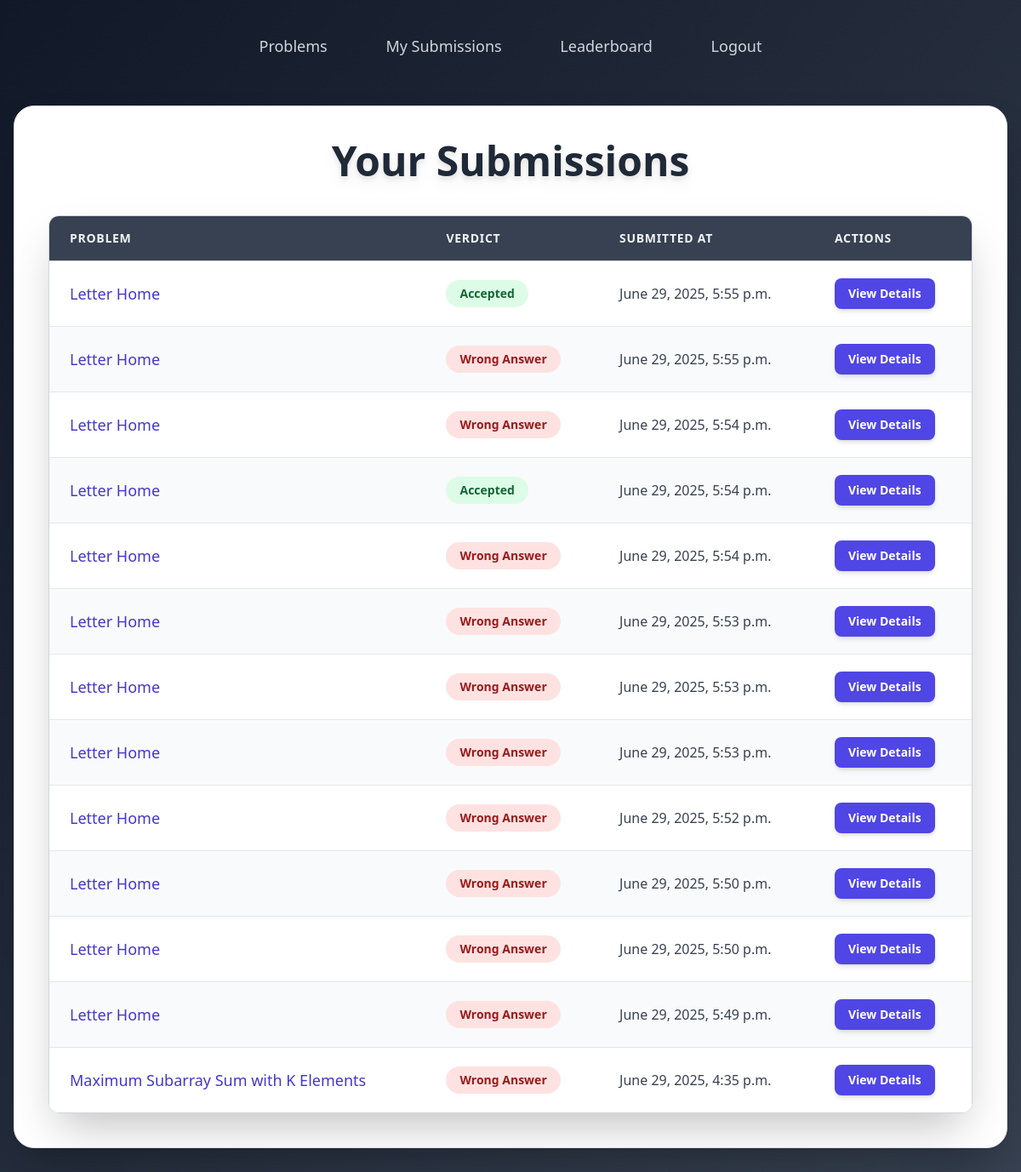
Page /submissions/history/ (signed in) on the earlier database version.
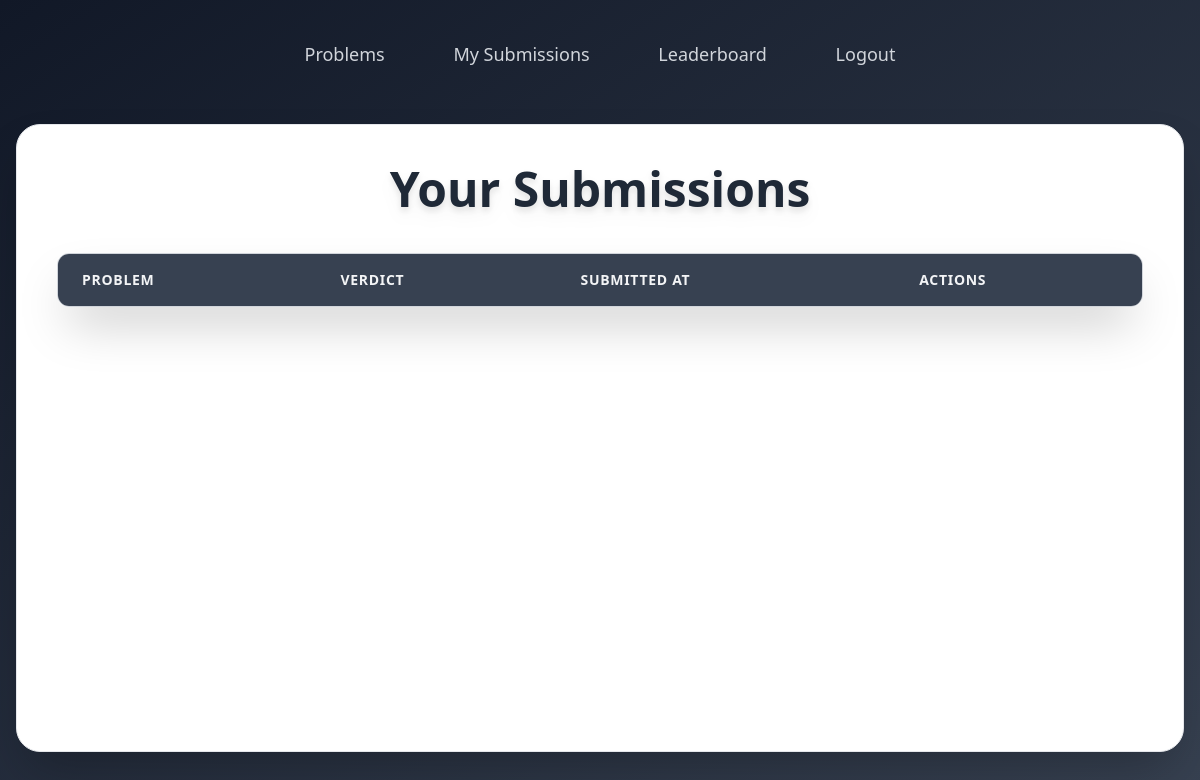
Same page on the later database version.
### submissions/models.py (models this page shows)
class Submission(models.Model):
    STATUS_CHOICES = [
        ('Accepted', 'Accepted'),
        ('Wrong Answer', 'Wrong Answer'),
        ('Time Limit Exceeded', 'Time Limit Exceeded'),
        ('Runtime Error', 'Runtime Error'),
    ]
    user = models.ForeignKey(User, on_delete=models.CASCADE)
    problem = models.ForeignKey(Problem, on_delete=models.CASCADE)
    code = models.TextField()
    language = models.CharField(max_length=20, default='python')
    created_at = models.DateTimeField(auto_now_add=True)
    verdict = models.CharField(max_length=20, choices=STATUS_CHOICES)
    output = models.TextField()
    error = models.TextField()

### problems/models.py (models this page shows, shortened)
class Problem(models.Model):
    DIFFICULTY_CHOICES = [
        ('Easy', 'Easy'),
        ('Medium', 'Medium'),
        ('Hard', 'Hard'),
    ]
    title = models.CharField(max_length=200)
    description = models.TextField()
    input_description = models.TextField()
    output_description = models.TextField()
    constraints = models.TextField()
    sample_input = models.TextField()
    sample_output = models.TextField()
    difficulty = models.CharField(max_length=10, choices=DIFFICULTY_CHOICES)
    tags = models.ManyToManyField(Tag, related_name='problems')
    slug = models.SlugField(unique=True)

### submissions/views.py (the view)
# urls.py: path('history/', views.submission_history, name='submission_history'),
@login_required
def submission_history(request):
    submissions = Submission.objects.filter(user=request.user).order_by('-created_at')
    return render(request, 'submissions/history.html', {'submissions': submissions})

### templates/submissions/history.html (shortened to what this page needs)
<!DOCTYPE html>
<html lang="en">
<head>
    <script src="https://cdn.tailwindcss.com"></script>
</head>
<body class="bg-gradient-to-br from-gray-900 to-gray-700 min-h-screen font-sans text-gray-100 flex flex-col p-4">
    <header class="w-full flex justify-center py-6 mb-8 px-4">
        <nav class="space-x-8 text-lg font-medium">
            <a href="/" class="text-gray-300 hover:text-white transition duration-200 ease-in-out px-4 py-2 rounded-lg">Problems</a>
            <a href="/submissions/history/" class="text-gray-300 hover:text-white transition duration-200 ease-in-out px-4 py-2 rounded-lg">My Submissions</a>
            <a href="/submissions/leaderboard/" class="text-gray-300 hover:text-white transition duration-200 ease-in-out px-4 py-2 rounded-lg">Leaderboard</a>
            {% if user.is_authenticated %}
                <a href="/accounts/logout/" class="text-gray-300 hover:text-white transition duration-200 ease-in-out px-4 py-2 rounded-lg">Logout</a>
            {% else %}
                <a href="/accounts/login/" class="text-gray-300 hover:text-white transition duration-200 ease-in-out px-4 py-2 rounded-lg">Login</a>
            {% endif %}
        </nav>
    </header>
    <div class="bg-white p-10 rounded-3xl shadow-2xl w-full mx-auto max-w-7xl flex-grow border border-gray-200 mb-8">
        <h2 class="text-5xl font-extrabold text-center text-gray-800 mb-10 drop-shadow-lg">Your Submissions</h2>
        <div class="overflow-x-auto shadow-2xl rounded-xl border border-gray-300">
            <table class="min-w-full divide-y divide-gray-300">
                <thead class="bg-gray-700">
                    <tr>
                        <th scope="col" class="px-6 py-4 text-left text-sm font-semibold text-gray-100 uppercase tracking-wider">
                            Problem
                        </th>
                        <th scope="col" class="px-6 py-4 text-left text-sm font-semibold text-gray-100 uppercase tracking-wider">
                            Verdict
                        </th>
                        <th scope="col" class="px-6 py-4 text-left text-sm font-semibold text-gray-100 uppercase tracking-wider">
                            Submitted At
                        </th>
                        <th scope="col" class="px-6 py-4 text-left text-sm font-semibold text-gray-100 uppercase tracking-wider">
                            Actions
                        </th>
                    </tr>
                </thead>
                <tbody class="bg-white divide-y divide-gray-200">
                    {% for submission in submissions %}
                    <tr class="{% cycle 'bg-white' 'bg-gray-50' %} hover:bg-gray-100 transition duration-150 ease-in-out">
                        <td class="px-6 py-5 whitespace-nowrap text-lg font-medium text-indigo-700">
                            <a href="{% url 'problem_detail' submission.problem.slug %}" class="hover:underline">
                                {{ submission.problem.title }}
                            </a>
                        </td>
                        <td class="px-6 py-5 whitespace-nowrap">
                            <span class="inline-flex items-center px-4 py-1.5 rounded-full text-sm font-semibold
                                {% if submission.verdict == 'Accepted' %}
                                    bg-green-100 text-green-800
                                {% elif submission.verdict == 'Wrong Answer' or submission.verdict == 'Runtime Error' or submission.verdict == 'Time Limit Exceeded' or submission.verdict == 'Memory Limit Exceeded' %}
                                    bg-red-100 text-red-800
                                {% else %}
                                    bg-yellow-100 text-yellow-800
                                {% endif %}">
                                {{ submission.verdict }}
                            </span>
                        </td>
                        <td class="px-6 py-5 whitespace-nowrap text-base text-gray-700">
                            {{ submission.created_at }}
                        </td>
                        <td class="px-6 py-5 whitespace-nowrap text-sm text-gray-700">
                            <button
                                onclick="showSubmissionDetails(
                                    `{{ submission.code|escapejs }}`,
                                    `{{ submission.output|default:''|escapejs }}`,
                                    `{{ submission.error|default:''|escapejs }}`
                                )"
                                class="px-4 py-2 bg-indigo-600 text-white font-semibold rounded-lg shadow-md hover:bg-indigo-700 focus:outline-none focus:ring-2 focus:ring-indigo-500 focus:ring-offset-2 transition-all duration-200 transform hover:scale-105 active:scale-95"
                            >
                                View Details
                            </button>
                        </td>
                    </tr>
                    {% endfor %}
                </tbody>
            </table>
        </div>
    </div>
</body>
</html>

Differences in the rows shown:
removed Submission: problem "Letter Home", verdict "Accepted", created_at "June 29, 2025, 5:55 p.m."
removed Submission: problem "Letter Home", verdict "Wrong Answer", created_at "June 29, 2025, 5:55 p.m."
removed Submission: problem "Letter Home", verdict "Wrong Answer", created_at "June 29, 2025, 5:54 p.m."
removed Submission: problem "Letter Home", verdict "Accepted", created_at "June 29, 2025, 5:54 p.m."
removed Submission: problem "Letter Home", verdict "Wrong Answer", created_at "June 29, 2025, 5:54 p.m."
removed Submission: problem "Letter Home", verdict "Wrong Answer", created_at "June 29, 2025, 5:53 p.m."
removed Submission: problem "Letter Home", verdict "Wrong Answer", created_at "June 29, 2025, 5:53 p.m."
removed Submission: problem "Letter Home", verdict "Wrong Answer", created_at "June 29, 2025, 5:53 p.m."
removed Submission: problem "Letter Home", verdict "Wrong Answer", created_at "June 29, 2025, 5:52 p.m."
removed Submission: problem "Letter Home", verdict "Wrong Answer", created_at "June 29, 2025, 5:50 p.m."
removed Submission: problem "Letter Home", verdict "Wrong Answer", created_at "June 29, 2025, 5:50 p.m."
removed Submission: problem "Letter Home", verdict "Wrong Answer", created_at "June 29, 2025, 5:49 p.m."
removed Submission: problem "Maximum Subarray Sum with K Elements", verdict "Wrong Answer", created_at "June 29, 2025, 4:35 p.m."
